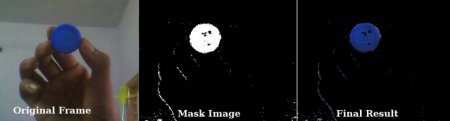
#> input picture openCV/img/frame.jpg, 450 x 121 px
$ python image_smooth.py
#> lines starting #> are read from the running program, lines starting #| are printed output that depends on the picture
import cv2
import numpy as np
from matplotlib import pyplot as plt

img = cv2.imread('./img/frame.jpg')
#> img is the input picture: shape (121, 450, 3); mean B, G, R 34.8, 34.6, 34.9

kernel = np.ones((5,5),np.float32)/25
dst = cv2.filter2D(img,-1,kernel)
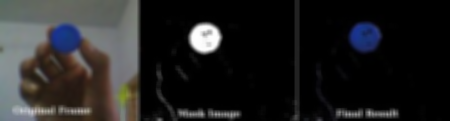
#> dst: shape (121, 450, 3); mean B, G, R 34.8, 34.6, 34.9

plt.subplot(121),plt.imshow(img),plt.title('Original')
plt.xticks([]), plt.yticks([])
plt.subplot(122),plt.imshow(dst),plt.title('Averaging')
plt.xticks([]), plt.yticks([])
plt.show()
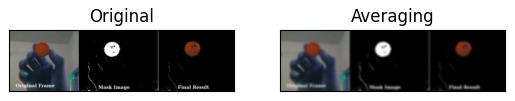
#> figure drawn by matplotlib, 2 panels; B, G, R data is drawn as R, G, B
